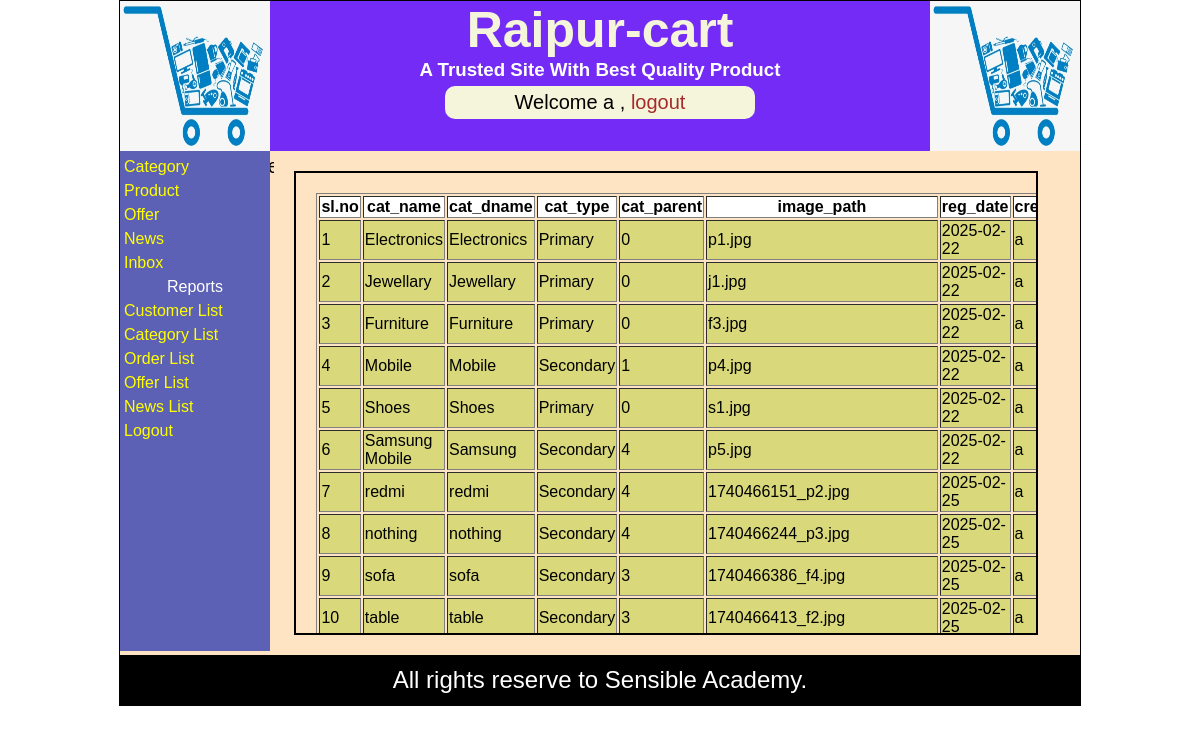
Screenshot of /displayCategory.php (signed in) with the database file from the repository.
### tables this page shows
CREATE TABLE IF NOT EXISTS `category_info` (
  `cat_id` int(11) NOT NULL AUTO_INCREMENT,
  `cat_name` varchar(40) NOT NULL,
  `cat_dname` varchar(40) NOT NULL,
  `cat_type` varchar(15) NOT NULL,
  `cat_parent` int(11) NOT NULL,
  `image_path` varchar(50) NOT NULL,
  `reg_date` date NOT NULL,
  `create_by` varchar(40) NOT NULL,
  PRIMARY KEY (`cat_id`)
);

### library.php (the view, shortened to what this page needs)
<html >
    <head>
    </head>
    <?php
function displayTable($sql){
    $con=$GLOBALS["con"];
    $rs=mysqli_query($con,$sql);
    $rc=mysqli_num_rows($rs);
    $cc=mysqli_num_fields($rs);
    echo("<div id='list'>");
    echo("<table border='1'>");
    echo("<tr bgcolor='white'>");
    echo("<th>sl.no</th>");
    for($i=1;$i<=$cc-1;$i++){
        echo("<th>");
        echo(mysqli_fetch_field_direct($rs,$i)->name);
        echo("</th>");
    }
    echo("</tr>");
    $cnt=0;
    for($i=0;$i<=$rc-1;$i++){
        $cnt++;
        mysqli_data_seek($rs,$i);
        $row=mysqli_fetch_array($rs);
        echo("<tr bgcolor='#D9D87B'>");
        echo("<td>$cnt</td>");
        for($j=1;$j<=$cc-1;$j++){
           echo("<td>");
           echo($row[$j]);
           echo("</td>");
        }
        echo("</tr>");
    }
    echo("</table>");
    echo("</div>");
}
?>
</html>

### styles.css (style rules this page uses)
body { margin:0px; padding:0px; font-family: Verdana, Geneva, Tahoma, sans-serif; }
#list { margin:20px; padding:20px; border:2px solid black; width:700px; height:420px; overflow:scroll; }

### rows the page displays
category_info: cat_name "Electronics", cat_dname "Electronics", cat_type "Primary", cat_parent "0", image_path "p1.jpg", reg_date "2025-02-22", create_by "a"
category_info: cat_name "Jewellary", cat_dname "Jewellary", cat_type "Primary", cat_parent "0", image_path "j1.jpg", reg_date "2025-02-22", create_by "a"
category_info: cat_name "Furniture", cat_dname "Furniture", cat_type "Primary", cat_parent "0", image_path "f3.jpg", reg_date "2025-02-22", create_by "a"
category_info: cat_name "Mobile", cat_dname "Mobile", cat_type "Secondary", cat_parent "1", image_path "p4.jpg", reg_date "2025-02-22", create_by "a"
category_info: cat_name "Shoes", cat_dname "Shoes", cat_type "Primary", cat_parent "0", image_path "s1.jpg", reg_date "2025-02-22", create_by "a"
category_info: cat_name "Samsung Mobile", cat_dname "Samsung", cat_type "Secondary", cat_parent "4", image_path "p5.jpg", reg_date "2025-02-22", create_by "a"
category_info: cat_name "redmi", cat_dname "redmi", cat_type "Secondary", cat_parent "4", image_path "1740466151_p2.jpg", reg_date "2025-02-25", create_by "a"
category_info: cat_name "nothing", cat_dname "nothing", cat_type "Secondary", cat_parent "4", image_path "1740466244_p3.jpg", reg_date "2025-02-25", create_by "a"
category_info: cat_name "sofa", cat_dname "sofa", cat_type "Secondary", cat_parent "3", image_path "1740466386_f4.jpg", reg_date "2025-02-25", create_by "a"
category_info: cat_name "table", cat_dname "table", cat_type "Secondary", cat_parent "3", image_path "1740466413_f2.jpg", reg_date "2025-02-25", create_by "a"

### other values shown
$_SESSION["uname"] "a"
mysqli_fetch_field_direct($rs,$i)->name "cat_name"
mysqli_fetch_field_direct($rs,$i)->name "cat_dname"
mysqli_fetch_field_direct($rs,$i)->name "cat_type"
mysqli_fetch_field_direct($rs,$i)->name "cat_parent"
mysqli_fetch_field_direct($rs,$i)->name "image_path"
mysqli_fetch_field_direct($rs,$i)->name "reg_date"
